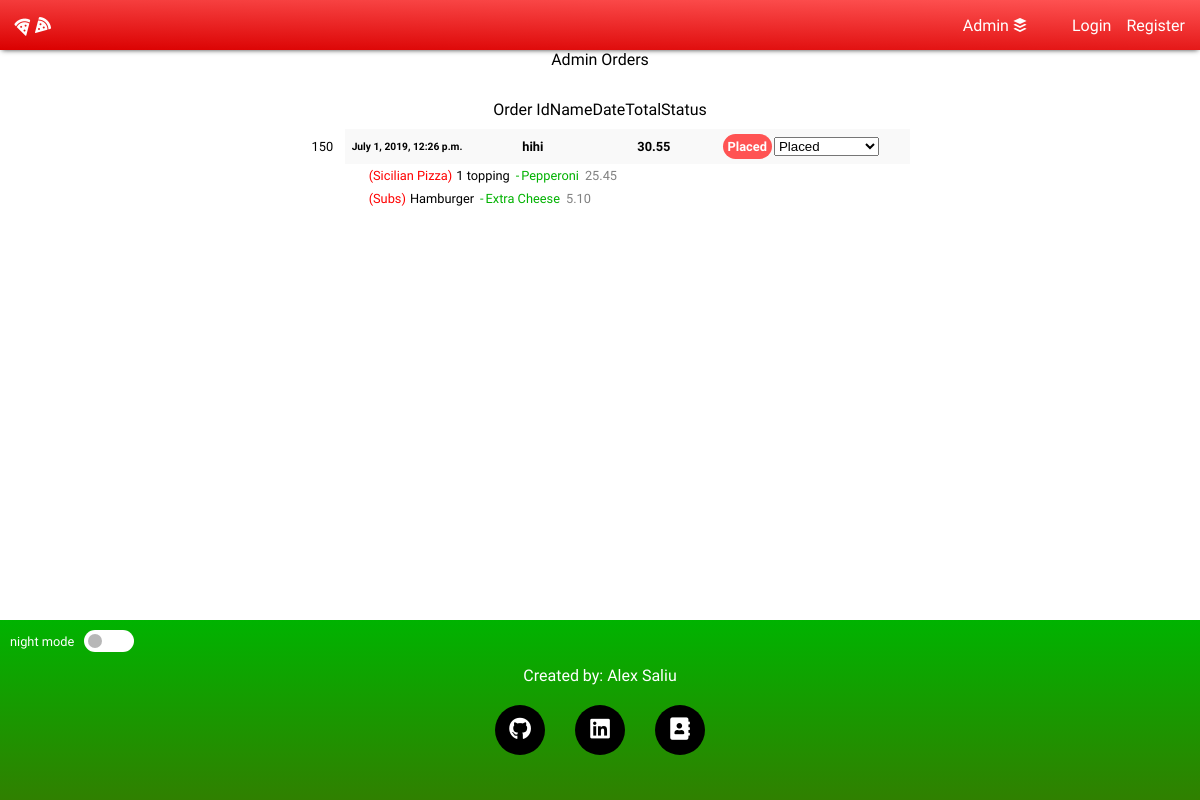
Page /adminorders on the earlier database version.
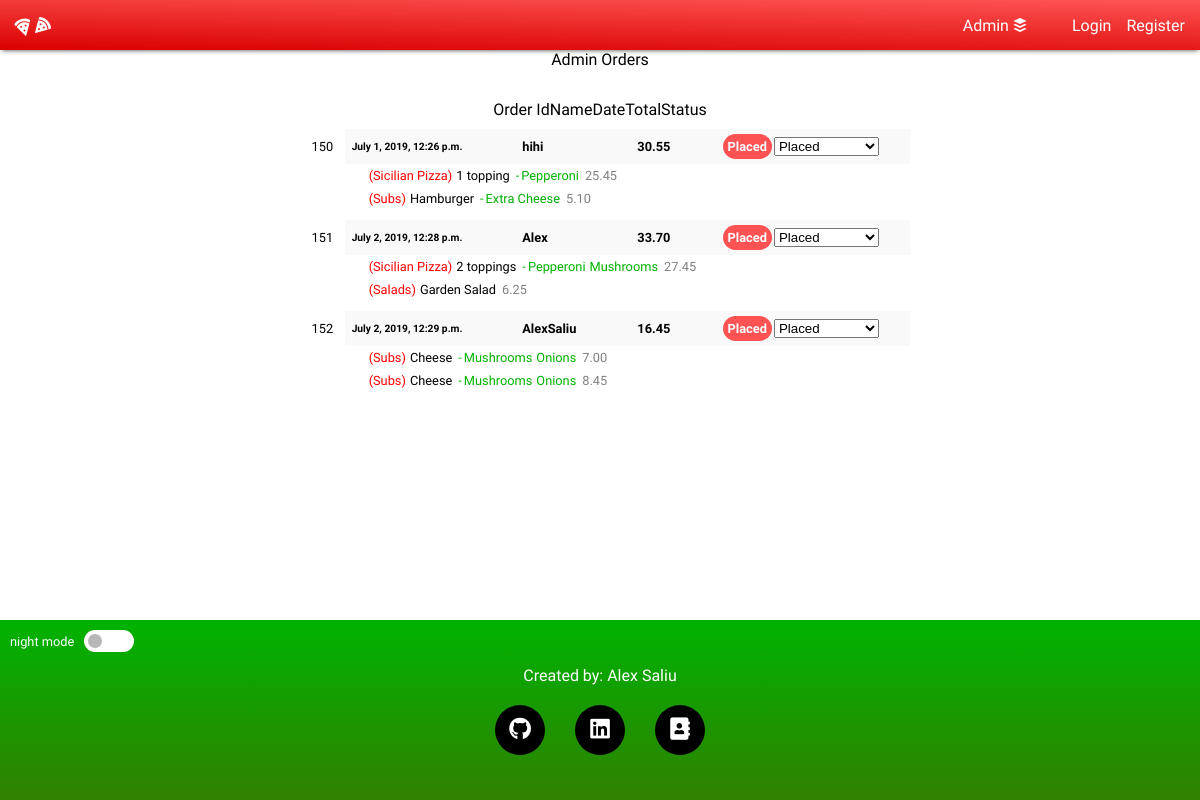
Same page on the later database version.
### menu/models.py (models this page shows, shortened)
class Order(models.Model):
    name = models.CharField(max_length=64)
    total = models.DecimalField(decimal_places=2, max_digits=6)
    created = models.DateTimeField(auto_now_add=True)
    status = models.CharField(max_length=64, default="Placed")

class OrderLine(models.Model):
    orderId = models.ForeignKey(Order, on_delete=models.CASCADE, related_name="items")
    itemId = models.ForeignKey(Item, blank=True, null=True, on_delete=models.CASCADE, related_name="orderItems")
    price = models.DecimalField(decimal_places=2, max_digits=5, blank=True, null=True)
    quantity = models.IntegerField(default=1, blank=True, null=True)

### menu/views.py (the view)
# urls.py: path('adminorders', views.adminorders, name="adminorders"),
def adminorders(request):
    orders = Order.objects.all()
    orderCollection = []
    o = {}
    for order in orders:
        o = {}
        name = order.name
        o["id"] = order.id
        o["name"] = order.name
        o["total"] = order.total
        o["created"] = order.created
        o["status"] = order.status
        orderLinesList = []
        orderObj = Order.objects.get(pk=order.id)
        orderLines = orderObj.items.all().values("id", "itemId", "price", "quantity")
        OL_Container = {}
        for line in orderLines:
            itemName = Item.objects.filter(pk=line["itemId"]).values("name", "category")
            itemCategory = Category.objects.filter(pk=itemName[0]["category"]).values("name")
            OL_Container["itemCategory"] = itemCategory[0]["name"]
            OL_Container["itemName"] = itemName[0]["name"]
            OL_Container["qty"] = line["quantity"]
            OL_Container["linePrice"] = line["price"]
            orderLineObj = OrderLine.objects.get(pk=line["id"])
            toppingLines = orderLineObj.toppings.all().values("topping")
            toppingLinesList = []
            for topping in toppingLines:
                toppingName = Topping.objects.filter(pk=topping["topping"]).values("name")
                toppingLinesList.append(toppingName[0]["name"])
            OL_Container["toppings"] = toppingLinesList
            orderLinesList.append(OL_Container)
            OL_Container = {}
        o["orderLines"] = orderLinesList
        orderCollection.append(o)
    context = {
        "title": "Admin Orders",
        "orders": orderCollection,
    }
    return render(request, "menu/orders.html", context)

### menu/templates/menu/orders.html (shortened to what this page needs)
{% extends "menu/base.html" %}
{% block body %}
  {% include "menu/header.html" %}
    <div class="orders_container">
      <div class="orders_title">
        {{ title }}
      </div>
      <div class="orders_headings">
        <div class="order_id_heading">Order Id</div>
        <div class="order_name_heading">Name</div>
        <div class="order_created_heading">Date</div>
        <div class="order_total_heading">Total</div>
        <div class="order_status_heading">Status</div>
      </div>
      <div class="orders_contents">
        {% for order in orders %}
          <div class="order_box">
            <div class="order_id">
              {{ order.id }}
            </div>
            <div class="order">
              <div class="order_info">
                <div class="order_created">{{ order.created }}</div>
                <div class="order_name">{{ order.name }}</div>
                <div class="order_total">{{ order.total }}</div>
                <div class="order_status {{order.status}}">{{ order.status }}</div>
                <div class="change_order_status">
                  <select data-orderId="{{order.id}}" class="" name="">
                    <optgroup label="">
                      <option value="Placed">Placed</option>
                    </optgroup>
                  </select>
                </div>
              </div>
              {% for orderLine in order.orderLines %}
                <div class="order_line">
                  <div class="order_line_item">
                    <div class="line_item_category">
                      ({{ orderLine.itemCategory }})
                    </div>
                    <div class="line_item_name">
                      {{ orderLine.itemName }}
                    </div>
                  </div>
                  {% if orderLine.toppings %}
                    <div class="order_line_topping">
                      -
                      {% for topping in orderLine.toppings %}
                        <div class="line_item_topping">
                          {{ topping }}
                        </div>
                      {% endfor %}
                    </div>
                  {% endif %}
                  <div class="order_line_price">
                    {{ orderLine.linePrice }}
                  </div>
                </div>
              {% endfor %}
          </div>
        </div>
        {% endfor %}
      </div>
    </div>
  {% include "menu/footer.html" %}
{% endblock %}

Differences in the rows shown:
added Order: created "July 2, 2019, 12:28 p.m.", name "Alex", total "33.70", status "Placed"
added OrderLine: linePrice "27.45"
added OrderLine: linePrice "6.25"
added Order: created "July 2, 2019, 12:29 p.m.", name "AlexSaliu", total "16.45", status "Placed"
added OrderLine: linePrice "7.00"
added OrderLine: linePrice "8.45"
Other differences:
new list line: "151 Placed ( Sicilian Pizza ) 2 toppings - Pepperoni Mushrooms ( Salads ) Garden Salad"
new list line: "152 Placed ( Subs ) Cheese - Mushrooms Onions ( Subs ) Cheese - Mushrooms Onions"
